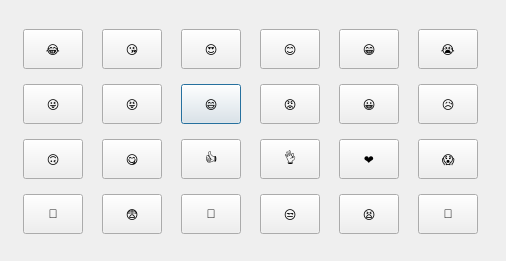
<?xml version="1.0" encoding="UTF-8"?>
<ui version="4.0">
 <class>Dialog</class>
 <widget class="QDialog" name="Dialog">
  <property name="geometry">
   <rect>
    <x>0</x>
    <y>0</y>
    <width>506</width>
    <height>261</height>
   </rect>
  </property>
  <property name="windowTitle">
   <string>Choose Emoji</string>
  </property>
  <property name="styleSheet">
   <string notr="true">QPushButton{
	font: 14pt &quot;Arial&quot;;
}
QPushButton:hover{
	
	background-color: rgb(199, 199, 199);
}
QPushButton:pressed{
	
	background-color: rgb(139, 139, 139);
}</string>
  </property>
  <widget class="QWidget" name="layoutWidget">
   <property name="geometry">
    <rect>
     <x>10</x>
     <y>20</y>
     <width>482</width>
     <height>226</height>
    </rect>
   </property>
   <layout class="QGridLayout" name="gridLayout">
    <item row="1" column="2">
     <widget class="QPushButton" name="p9">
      <property name="minimumSize">
       <size>
        <width>60</width>
        <height>40</height>
       </size>
      </property>
      <property name="maximumSize">
       <size>
        <width>60</width>
        <height>40</height>
       </size>
      </property>
      <property name="text">
       <string>😄</string>
      </property>
      <attribute name="buttonGroup">
       <string notr="true">emoji_group</string>
      </attribute>
     </widget>
    </item>
    <item row="1" column="4">
     <widget class="QPushButton" name="p11">
      <property name="minimumSize">
       <size>
        <width>60</width>
        <height>40</height>
       </size>
      </property>
      <property name="maximumSize">
       <size>
        <width>60</width>
        <height>40</height>
       </size>
      </property>
      <property name="text">
       <string>😀</string>
      </property>
      <attribute name="buttonGroup">
       <string notr="true">emoji_group</string>
      </attribute>
     </widget>
    </item>
    <item row="1" column="3">
     <widget class="QPushButton" name="p10">
      <property name="minimumSize">
       <size>
        <width>60</width>
        <height>40</height>
       </size>
      </property>
      <property name="maximumSize">
       <size>
        <width>60</width>
        <height>40</height>
       </size>
      </property>
      <property name="text">
       <string>😡</string>
      </property>
      <attribute name="buttonGroup">
       <string notr="true">emoji_group</string>
      </attribute>
     </widget>
    </item>
    <item row="2" column="0">
     <widget class="QPushButton" name="p13">
      <property name="minimumSize">
       <size>
        <width>60</width>
        <height>40</height>
       </size>
      </property>
      <property name="maximumSize">
       <size>
        <width>60</width>
        <height>40</height>
       </size>
      </property>
      <property name="text">
       <string>🙃</string>
      </property>
      <attribute name="buttonGroup">
       <string notr="true">emoji_group</string>
      </attribute>
     </widget>
    </item>
    <item row="0" column="2">
     <widget class="QPushButton" name="p3">
      <property name="minimumSize">
       <size>
        <width>60</width>
        <height>40</height>
       </size>
      </property>
      <property name="maximumSize">
       <size>
        <width>60</width>
        <height>40</height>
       </size>
      </property>
      <property name="text">
       <string>😍</string>
      </property>
      <attribute name="buttonGroup">
       <string notr="true">emoji_group</string>
      </attribute>
     </widget>
    </item>
    <item row="1" column="0">
     <widget class="QPushButton" name="p7">
      <property name="minimumSize">
       <size>
        <width>60</width>
        <height>40</height>
       </size>
      </property>
      <property name="maximumSize">
       <size>
        <width>60</width>
        <height>40</height>
       </size>
      </property>
      <property name="text">
       <string>😜</string>
      </property>
      <attribute name="buttonGroup">
       <string notr="true">emoji_group</string>
      </attribute>
     </widget>
    </item>
    <item row="0" column="4">
     <widget class="QPushButton" name="p5">
      <property name="minimumSize">
       <size>
        <width>60</width>
        <height>40</height>
       </size>
      </property>
      <property name="maximumSize">
       <size>
        <width>60</width>
        <height>40</height>
       </size>
      </property>
      <property name="text">
       <string>😁</string>
      </property>
      <attribute name="buttonGroup">
       <string notr="true">emoji_group</string>
      </attribute>
     </widget>
    </item>
    <item row="0" column="0">
     <widget class="QPushButton" name="p1">
      <property name="minimumSize">
       <size>
        <width>60</width>
        <height>40</height>
       </size>
      </property>
      <property name="maximumSize">
       <size>
        <width>60</width>
        <height>16777215</height>
       </size>
      </property>
      <property name="styleSheet">
       <string notr="true"/>
      </property>
      <property name="text">
       <string>😂</string>
      </property>
      <attribute name="buttonGroup">
       <string notr="true">emoji_group</string>
      </attribute>
     </widget>
    </item>
    <item row="0" column="1">
     <widget class="QPushButton" name="p2">
      <property name="minimumSize">
       <size>
        <width>60</width>
        <height>40</height>
       </size>
      </property>
      <property name="maximumSize">
       <size>
        <width>60</width>
        <height>40</height>
       </size>
      </property>
      <property name="text">
       <string>😘</string>
      </property>
      <attribute name="buttonGroup">
       <string notr="true">emoji_group</string>
      </attribute>
     </widget>
    </item>
    <item row="0" column="3">
     <widget class="QPushButton" name="p4">
      <property name="minimumSize">
       <size>
        <width>60</width>
        <height>40</height>
       </size>
      </property>
      <property name="maximumSize">
       <size>
        <width>60</width>
        <height>40</height>
       </size>
      </property>
      <property name="text">
       <string>😊</string>
      </property>
      <attribute name="buttonGroup">
       <string notr="true">emoji_group</string>
      </attribute>
     </widget>
    </item>
    <item row="0" column="5">
     <widget class="QPushButton" name="p6">
      <property name="minimumSize">
       <size>
        <width>60</width>
        <height>40</height>
       </size>
      </property>
      <property name="maximumSize">
       <size>
        <width>60</width>
        <height>40</height>
       </size>
      </property>
      <property name="text">
       <string>😭</string>
      </property>
      <attribute name="buttonGroup">
       <string notr="true">emoji_group</string>
      </attribute>
     </widget>
    </item>
    <item row="1" column="5">
     <widget class="QPushButton" name="p12">
      <property name="minimumSize">
       <size>
        <width>60</width>
        <height>40</height>
       </size>
      </property>
      <property name="maximumSize">
       <size>
        <width>60</width>
        <height>40</height>
       </size>
      </property>
      <property name="text">
       <string>😥</string>
      </property>
      <attribute name="buttonGroup">
       <string notr="true">emoji_group</string>
      </attribute>
     </widget>
    </item>
    <item row="2" column="1">
     <widget class="QPushButton" name="p14">
      <property name="minimumSize">
       <size>
        <width>60</width>
        <height>40</height>
       </size>
      </property>
      <property name="maximumSize">
       <size>
        <width>60</width>
        <height>40</height>
       </size>
      </property>
      <property name="text">
       <string>😋</string>
      </property>
      <attribute name="buttonGroup">
       <string notr="true">emoji_group</string>
      </attribute>
     </widget>
    </item>
    <item row="3" column="1">
     <widget class="QPushButton" name="p20">
      <property name="minimumSize">
       <size>
        <width>60</width>
        <height>40</height>
       </size>
      </property>
      <property name="maximumSize">
       <size>
        <width>60</width>
        <height>40</height>
       </size>
      </property>
      <property name="text">
       <string>😨</string>
      </property>
      <attribute name="buttonGroup">
       <string notr="true">emoji_group</string>
      </attribute>
     </widget>
    </item>
    <item row="2" column="2">
     <widget class="QPushButton" name="p15">
      <property name="minimumSize">
       <size>
        <width>60</width>
        <height>40</height>
       </size>
      </property>
      <property name="maximumSize">
       <size>
        <width>60</width>
        <height>40</height>
       </size>
      </property>
      <property name="text">
       <string>👍</string>
      </property>
      <attribute name="buttonGroup">
       <string notr="true">emoji_group</string>
      </attribute>
     </widget>
    </item>
    <item row="3" column="2">
     <widget class="QPushButton" name="p21">
      <property name="minimumSize">
       <size>
        <width>60</width>
        <height>40</height>
       </size>
      </property>
      <property name="maximumSize">
       <size>
        <width>60</width>
        <height>40</height>
       </size>
      </property>
      <property name="text">
       <string>🤪</string>
      </property>
      <attribute name="buttonGroup">
       <string notr="true">emoji_group</string>
      </attribute>
     </widget>
    </item>
    <item row="2" column="3">
     <widget class="QPushButton" name="p16">
      <property name="minimumSize">
       <size>
        <width>60</width>
        <height>40</height>
       </size>
      </property>
      <property name="maximumSize">
       <size>
        <width>60</width>
        <height>40</height>
       </size>
      </property>
      <property name="text">
       <string>👌</string>
      </property>
      <attribute name="buttonGroup">
       <string notr="true">emoji_group</string>
      </attribute>
     </widget>
    </item>
    <item row="3" column="3">
     <widget class="QPushButton" name="p22">
      <property name="minimumSize">
       <size>
        <width>60</width>
        <height>40</height>
       </size>
      </property>
      <property name="maximumSize">
       <size>
        <width>60</width>
        <height>40</height>
       </size>
      </property>
      <property name="text">
       <string>😒</string>
      </property>
      <attribute name="buttonGroup">
       <string notr="true">emoji_group</string>
      </attribute>
     </widget>
    </item>
    <item row="2" column="4">
     <widget class="QPushButton" name="p17">
      <property name="minimumSize">
       <size>
        <width>60</width>
        <height>40</height>
       </size>
      </property>
      <property name="maximumSize">
       <size>
        <width>60</width>
        <height>40</height>
       </size>
      </property>
      <property name="text">
       <string>❤</string>
      </property>
      <attribute name="buttonGroup">
       <string notr="true">emoji_group</string>
      </attribute>
     </widget>
    </item>
    <item row="2" column="5">
     <widget class="QPushButton" name="p18">
      <property name="minimumSize">
       <size>
        <width>60</width>
        <height>40</height>
       </size>
      </property>
      <property name="maximumSize">
       <size>
        <width>60</width>
        <height>40</height>
       </size>
      </property>
      <property name="text">
       <string>😱</string>
      </property>
      <attribute name="buttonGroup">
       <string notr="true">emoji_group</string>
      </attribute>
     </widget>
    </item>
    <item row="3" column="4">
     <widget class="QPushButton" name="p23">
      <property name="minimumSize">
       <size>
        <width>60</width>
        <height>40</height>
       </size>
      </property>
      <property name="maximumSize">
       <size>
        <width>60</width>
        <height>40</height>
       </size>
      </property>
      <property name="text">
       <string>😫</string>
      </property>
      <attribute name="buttonGroup">
       <string notr="true">emoji_group</string>
      </attribute>
     </widget>
    </item>
    <item row="3" column="5">
     <widget class="QPushButton" name="p24">
      <property name="minimumSize">
       <size>
        <width>60</width>
        <height>40</height>
       </size>
      </property>
      <property name="maximumSize">
       <size>
        <width>60</width>
        <height>40</height>
       </size>
      </property>
      <property name="text">
       <string>🙂</string>
      </property>
      <attribute name="buttonGroup">
       <string notr="true">emoji_group</string>
      </attribute>
     </widget>
    </item>
    <item row="3" column="0">
     <widget class="QPushButton" name="p19">
      <property name="minimumSize">
       <size>
        <width>60</width>
        <height>40</height>
       </size>
      </property>
      <property name="maximumSize">
       <size>
        <width>60</width>
        <height>40</height>
       </size>
      </property>
      <property name="text">
       <string>🐷</string>
      </property>
      <attribute name="buttonGroup">
       <string notr="true">emoji_group</string>
      </attribute>
     </widget>
    </item>
    <item row="1" column="1">
     <widget class="QPushButton" name="p8">
      <property name="minimumSize">
       <size>
        <width>60</width>
        <height>40</height>
       </size>
      </property>
      <property name="maximumSize">
       <size>
        <width>60</width>
        <height>40</height>
       </size>
      </property>
      <property name="text">
       <string>😝</string>
      </property>
      <attribute name="buttonGroup">
       <string notr="true">emoji_group</string>
      </attribute>
     </widget>
    </item>
   </layout>
  </widget>
 </widget>
 <resources/>
 <connections/>
 <buttongroups>
  <buttongroup name="emoji_group"/>
 </buttongroups>
</ui>
